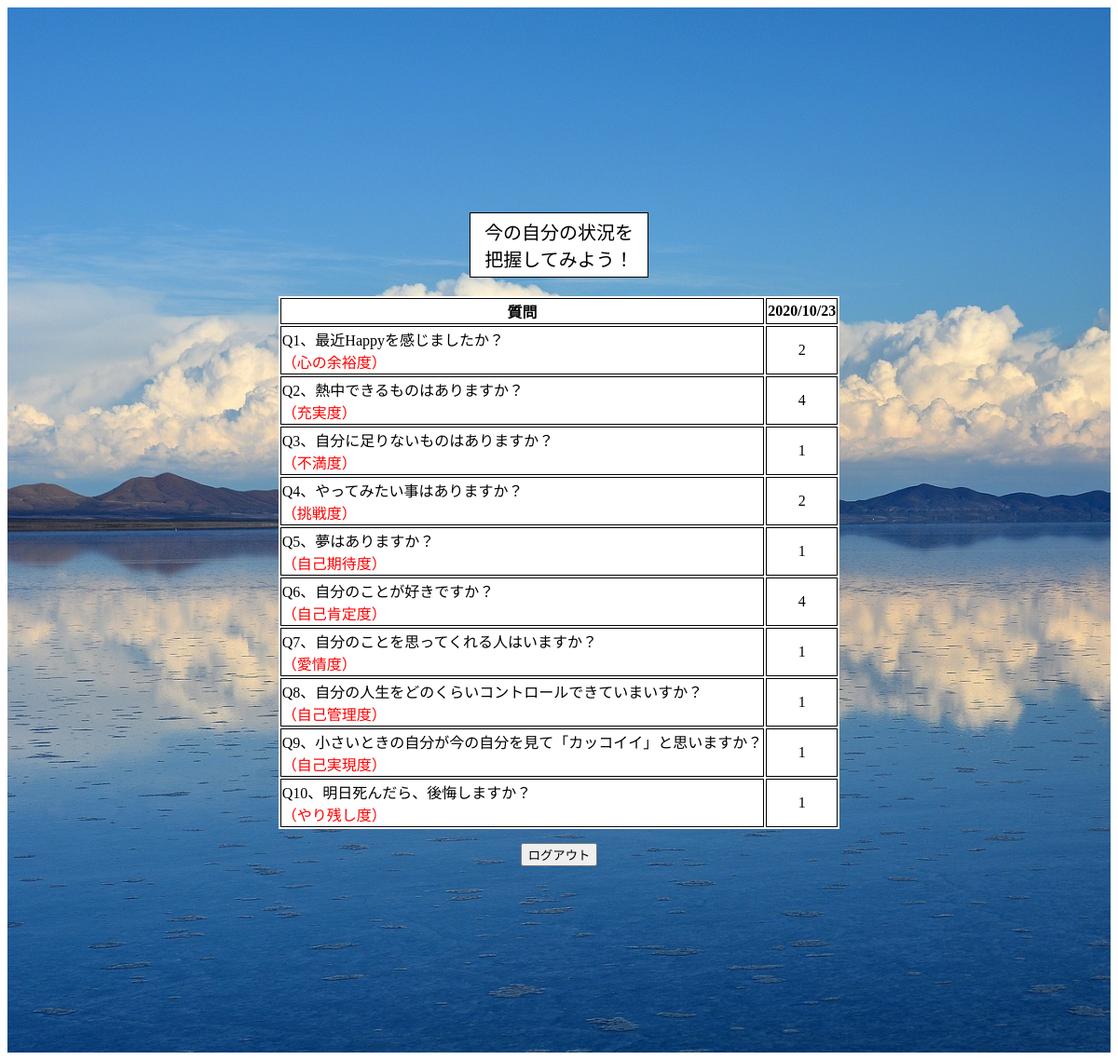
Screenshot of /n_dbtest (signed in) with the database file from the repository.
### tables this page shows
CREATE TABLE "question" (
	"id"	INTEGER,
	"user_id"	INTEGER,
	"question_id"	INTEGER,
	"anser"	INTEGER,
	"date"	INTEGER,
	PRIMARY KEY("id" AUTOINCREMENT)
);

### app.py (the view)
@app.route("/n_dbtest")
def n_dbtest():
    user_id=session['user_id']
    conn = sqlite3.connect("hitoiki.db")
    c = conn.cursor()
    c.execute("select anser  from question where question_id = 1")
    n_list1 = c.fetchone()
    print(n_list1)
    c.execute("select anser  from question where question_id = 2")
    n_list2 = c.fetchone()
    print(n_list2)
    c.execute("select anser  from question where question_id = 3")
    n_list3 = c.fetchone()
    c.execute("select anser  from question where question_id = 4")
    n_list4 = c.fetchone()
    c.execute("select anser  from question where question_id = 5")
    n_list5 = c.fetchone()
    c.execute("select anser  from question where question_id = 6")
    n_list6 = c.fetchone()
    c.execute("select anser  from question where question_id = 7")
    n_list7 = c.fetchone()
    c.execute("select anser  from question where question_id = 8")
    n_list8 = c.fetchone()
    c.execute("select anser  from question where question_id = 9")
    n_list9 = c.fetchone()
    c.execute("select anser  from question where question_id = 10")
    n_list10 = c.fetchone()
    c.execute("select date  from question where question_id = 1 order by id desc")
    n_time = c.fetchone()
    print(n_time)
    c.close()
    return render_template("n_result.html",n_list1=n_list1, n_list2=n_list2, n_list3=n_list3 ,n_list4=n_list4, n_list5=n_list5, n_list6=n_list6, n_list7=n_list7, n_list8=n_list8,n_list9=n_list9, n_list10=n_list10, n_time=n_time)

### templates/n_result.html
{% extends 'base.html' %}
{% block content %}
<div class="container no_padding">
    <p class="result_title">今の自分の状況を<br>把握してみよう！</p>
    <form action="/result">
        <table>
            <tr>
                <th>質問</th>
                <th>{{n_time[0]}}</th>
            </tr>
            <tr>
                <td class="result_q">Q1、最近Happyを感じましたか？<br><span class="comment">（心の余裕度）</span></td>
                <td>{{n_list1[0]}}</td>
            </tr>
            <tr>
                <td class="result_q">Q2、熱中できるものはありますか？<br><span class="comment">（充実度）</span></td>
                <td>{{n_list2[0]}}</td>
            </tr>
            <tr>
                <td class="result_q">Q3、自分に足りないものはありますか？<br><span class="comment">（不満度）</span></td>
                <td>{{n_list3[0]}}</td>
            </tr>
            <tr>
                <td class="result_q">Q4、やってみたい事はありますか？<br><span class="comment">（挑戦度）</span></td>
                <td>{{n_list4[0]}}</td>
            </tr>
            <tr>
                <td class="result_q">Q5、夢はありますか？<br><span class="comment">（自己期待度）</span></td>
                <td>{{n_list5[0]}}</td>
            </tr>
            <tr>
                <td class="result_q">Q6、自分のことが好きですか？<br><span class="comment">（自己肯定度）</span></td>
                <td>{{n_list6[0]}}</td>
            </tr>
            <tr>
                <td class="result_q">Q7、自分のことを思ってくれる人はいますか？<br><span class="comment">（愛情度）</span></td>
                <td>{{n_list7[0]}}</td>
            </tr>
            <tr>
                <td class="result_q">Q8、自分の人生をどのくらいコントロールできていまいすか？<br><span class="comment">（自己管理度）</span></td>
                <td>{{n_list8[0]}}</td>
            </tr>
            <tr>
                <td class="result_q">Q9、小さいときの自分が今の自分を見て「カッコイイ」と思いますか？<br><span class="comment">（自己実現度）</span></td>
                <td>{{n_list9[0]}}</td>
            </tr>
            <tr>
                <td class="result_q">Q10、明日死んだら、後悔しますか？<br><span class="comment">（やり残し度）</span></td>
                <td>{{n_list10[0]}}</td>
            </tr>
        </table>
    </form>
    <input type="button" class="logout_btn" value="ログアウト" onclick="location.href='/logout'">
</div>
{% endblock %}

### static/css/style.css (style rules this page uses)
.container { padding: 200px; text-align: center; background-size: contain; background-size: cover; background-repeat: repeat-y; background-image: url("../images/bolivia-1802042_1920.jpg"); }
.login_btn,.regist_btn,.first_btn,.logout_btn { text-align: center; margin-top: 15px; }
table { margin: 0 auto; background-color: white; }
table th, table td { text-align: center; border: 1px solid black; }
.result_q { text-align: left; }
.result_title { margin-bottom: 20px; display: inline-block; background-color: white; border: 1px solid black; font-size: 20px; padding: 5px 15px; }
.comment { color: red; }

### static/css/style_sp.css (style rules this page uses)
.container { padding: 20px; text-align: center; background-size: cover; background-repeat: repeat-y; background-image: url("../images/bolivia-1802042_1920.jpg"); margin-top: 150px; }
.no_padding { margin-top: 10px; }
.login_btn,.regist_btn,.first_btn,.logout_btn { text-align: center; margin-top: 15px; }
table { margin: 0 auto; background-color: white; }
table th { text-align: center; border: 1px solid black; font-size: 10px; }
table td { text-align: center; border: 1px solid black; }
.result_q { text-align: left; }
.result_title { margin-bottom: 20px; display: inline-block; background-color: white; border: 1px solid black; font-size: 20px; padding: 5px 15px; }
.comment { color: red; }

### rows the page displays
question: date "2020/10/23"
question: anser "2"
question: anser "4"
question: anser "1"
question: anser "2"
question: anser "1"
question: anser "4"
question: anser "1"
question: anser "1"
question: anser "1"
question: anser "1"
